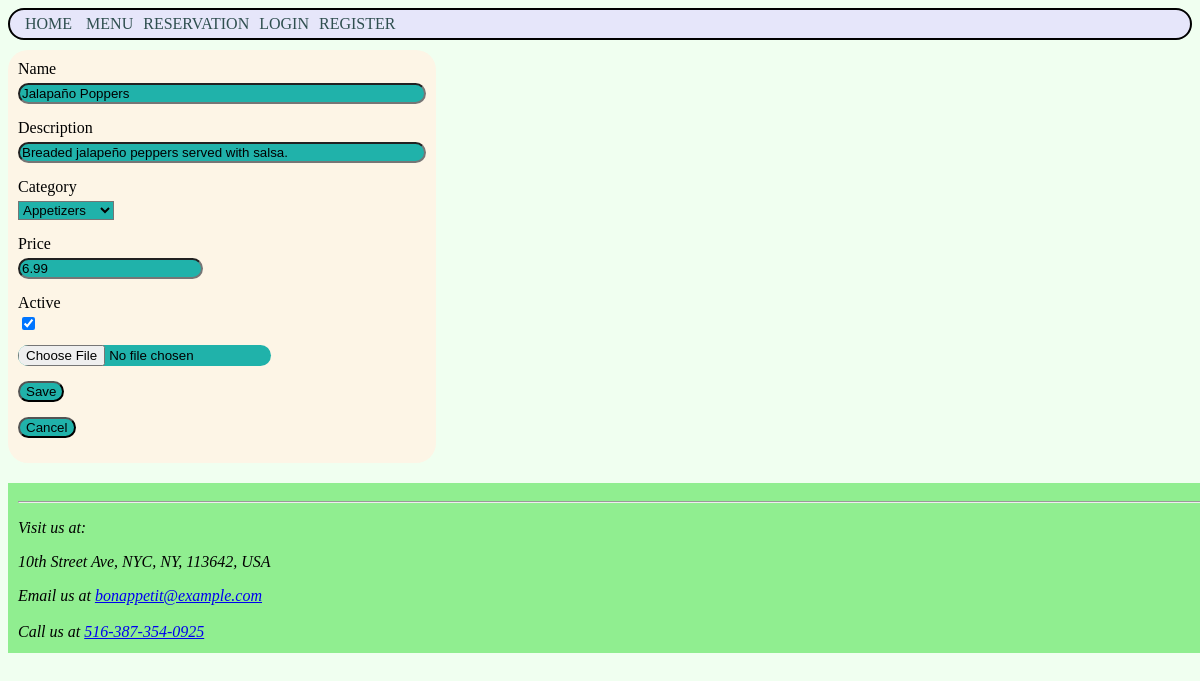
Screenshot of /editmenuitem.php?item_id=5 with the database file from the repository.
### tables this page shows
CREATE TABLE IF NOT EXISTS menu_item (
	id INT NOT NULL AUTO_INCREMENT PRIMARY KEY,
	name varchar(30) NOT NULL,
	description varchar(250) DEFAULT NULL,
	price  DECIMAL(10,2) NOT NULL,
	active TINYINT NOT NULL DEFAULT 1,
	category varchar(50) NOT NULL,
	image_path varchar(100),
	UNIQUE (name),
	FOREIGN KEY (category) REFERENCES menu_category(name)
);

CREATE TABLE IF NOT EXISTS restaurant (
	restaurant_id INT NOT NULL AUTO_INCREMENT PRIMARY KEY,
	name varchar(30) NOT NULL,
	address varchar(120) NOT NULL,
	cuisine_type varchar(30) NOT NULL,
	back_story varchar(1500) NOT NULL
);

### public/editmenuitem.php (the view, shortened to what this page needs)
<!DOCTYPE html>
<html>
<head>
	<link rel="stylesheet" type="text/css" href="CSS/Main.css">
</head>
<body>
	<div id="content">
		<?php
			require_once("Header.php");
			require_once("Connect.php");
			if (isset($_POST['name'])) {
				$item_id = (empty($_POST['item_id'])) ? null : $_POST['item_id'];
				$name = $_POST['name'];
				$category = $_POST["category"];
				$price = $_POST["price"];
				$active = (isset($_POST["active"])) ? 1 : 0;
				$description = $_POST["description"];
				if(isset($_FILES["photo"])) {
					$errors= array();
					$file_name = $_FILES['photo']['name'];
					$file_size =$_FILES['photo']['size'];
					$file_tmp =$_FILES['photo']['tmp_name'];
					$file_type=$_FILES['photo']['type'];
					$file_ext=strtolower(end(explode('.',$_FILES['photo']['name'])));
					$extensions= array("jpeg","jpg","png");
					if(in_array($file_ext,$extensions)=== false){
		        		$errors[]="extension not allowed, please choose a JPEG or PNG file.";
		      		}
		      		if($file_size > 2097152){
		        		$errors[]='File size must be excately 2 MB';
		    		}
					if(empty($errors)==true){
						$target_dir = $_SERVER['DOCUMENT_ROOT'] . "/images/menu/";
						$target_file = $target_dir . basename($file_name);
						$relative_path = "/images/menu/" . basename($file_name);
						move_uploaded_file($file_tmp,$target_file);
					}else{
						echo "Errors: " . $errors;
						$file_name = "";
					}
				} else {
					echo "No photo: ".$_FILES["photo"];
				}
				if($name != "" && $category != "" && $price != "") {
					echo "Item: $item_id";
					if(!isset($relative_path)) {
						$relative_path = null;
					}
					if($item_id == null) {
						$qry = "INSERT INTO menu_item (name, description, price, active, image_path, category) VALUES ('{$name}', '{$description}', {$price}, {$active}, '{$relative_path}', '{$category}')";
					}
					else {
						$qry = "UPDATE menu_item SET name='{$name}', description='{$description}', price={$price}, active={$active}, image_path='{$relative_path}', category='{$category}' WHERE id={$item_id}";
					}
					$qry_result = mysqli_query($conn, $qry);
					if($qry_result) {
						$success = True;
					}
				} else {
					$error_msg = "Must enter all values";
				}
				if(isset($error_msg)) {
					echo "<p color='red'>".$error_msg."</p>";
				} else if(isset($success) && $success) {
					echo "<p color='green'>Menu item saved!</p>";
				}
			} else if(!empty($_GET['item_id'])) {
				$item_id = $_GET['item_id'];
				$qry_result = mysqli_query($conn, "SELECT * FROM menu_item where id= {$item_id}");
				$menu_item = mysqli_fetch_assoc($qry_result);
				$name = $menu_item["name"];
				$description = $menu_item["description"];
				$category = $menu_item["category"];
				$price = $menu_item["price"];
				$active = ($menu_item["active"] >0) ? True : False;
			}
		?>
		<form action="editmenuitem.php" class="form" method="POST" enctype="multipart/form-data">
			<label for="name">Name</label>
			<input type="text" name="name" value="<?= $name; ?>" autocomplete="off" required>
			<label for="description">Description</label>
			<input type="text" name="description" value="<?= $description; ?>" autocomplete="off" required>
			<label for="category">Category</label>
			<select name="category" id="category">
		<?php
			$qry_result = mysqli_query($conn, "SELECT name FROM menu_category")->fetch_all(MYSQLI_ASSOC);
			foreach($qry_result as $category_vals):
				$selected = ($category == $category_vals["name"]) ? "selected" : "";
		?>
			<option value="<?= $category_vals['name']; ?>" <?= $selected; ?> ><?= $category_vals['name']; ?></option>
			<?php endforeach; ?>
			</select>
			<label for="price">Price</label>
			<input type="number" min="0.00" step="0.01" name="price" value="<?= $price; ?>" autocomplete="off" required>
			<label for="active">Active</label>
			<input type="checkbox" name="active" <?= $active ? "checked" : "" ?> />
			<input type="file" name="photo" id="photo">
			<input type="submit" name="save" value="Save">
			<input type="button" name="cancel" value="Cancel" onClick="window.location.href='/editmenu.php';">
		</form>
		<?php include_once('Footer.php'); ?>
	</div>
</body>
</html>

### public/Footer.php
<footer>
	<hr>
	<address>
		<?php
			require_once("Connect.php");
			$qry_result = mysqli_query($conn, "SELECT * FROM restaurant")->fetch_assoc();
			$address = $qry_result['address'];
		?>
		<p>Visit us at:</p><p><?= $address ?></p>
		<div>Email us at <a href="mailto:bonappetit@example.com">bonappetit@example.com</a></div><br>
		<div>Call us at <a href="tel:+1516-387-354-0925">516-387-354-0925</a></div><br>
	</address>
</footer>

### public/CSS/Main.css (style rules this page uses)
body { background: honeydew; }
form { position: relative; background-color: oldlace; padding: 10px; border-radius: 20px; display: inline-block; }
form input, label { display: block; border-radius: 20px; }
form input[type=text], textarea { width: 400px; }
form input, textarea, select { background-color: lightseagreen; margin-bottom: 15px; }
form label { margin-bottom: 5px; }
#content { padding-bottom: 150px; }
footer { position: absolute; padding: 10px; margin-top: 20px; width:100%; height:150px; background-color: lightgreen; }

### rows the page displays
menu_item: name "Jalapaño Poppers", description "Breaded jalapeño peppers served with salsa.", price "6.99", active "☑"
restaurant: address "10th Street Ave, NYC, NY, 113642, USA"

### other values shown
form field category "Appetizers"
